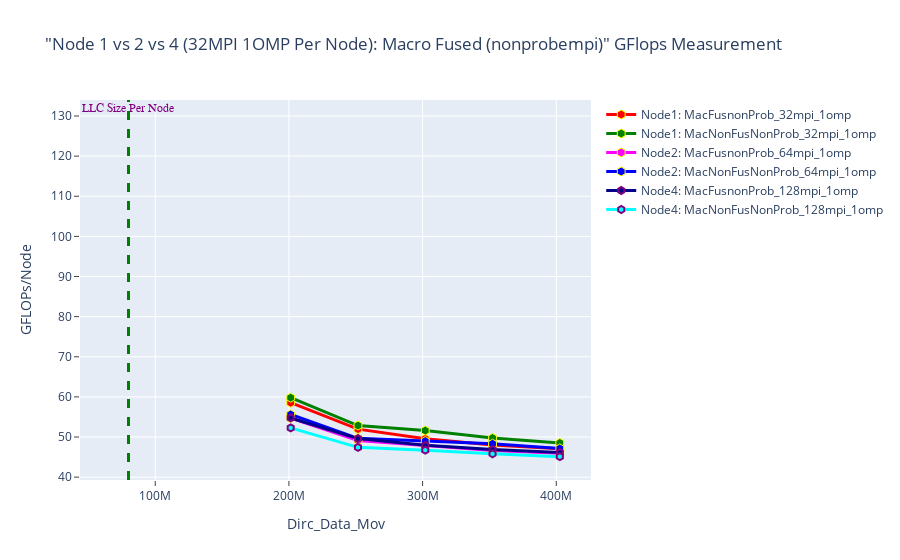

Here is the notebook cell this chart was saved with:
### Markdown cell above
## GFops Macro Fused vs NonFused NonProbmpi: Node1 vs 2 vs 4 (32 mpi 1omp per node)

### Code cell
fig = go.Figure() 

# NODE 1
fig.add_trace(go.Scatter(x=(dfn1MacFusnonProb_32mpi_1omp.Dirc_Data_Mov*(dfn1MacFusnonProb_32mpi_1omp.MPI_size)), 
                         y=(dfn1MacFusnonProb_32mpi_1omp.GFLOPS*(dfn1MacFusnonProb_32mpi_1omp.MPI_size)), 
                         mode='lines+markers', 
                         name='Node1: MacFusnonProb_32mpi_1omp',
                         line=dict(color='red',width=3),
                         marker=dict(symbol='hexagon',size=9, line=dict(color='yellow',width=1))))

fig.add_trace(go.Scatter(x=(dfn1MacNonFusNonProb_32mpi_1omp.Dirc_Data_Mov*(dfn1MacNonFusNonProb_32mpi_1omp.MPI_size)), 
                         y=(dfn1MacNonFusNonProb_32mpi_1omp.GFLOPS*(dfn1MacNonFusNonProb_32mpi_1omp.MPI_size)), 
                         mode='lines+markers', 
                         name='Node1: MacNonFusNonProb_32mpi_1omp',
                         line=dict(color='green',width=3),
                         marker=dict(symbol='hexagon',size=9, line=dict(color='yellow',width=1))))


# NODE 2
fig.add_trace(go.Scatter(x=(dfn2MacFusnonProb_64mpi_1omp.Dirc_Data_Mov*(dfn2MacFusnonProb_64mpi_1omp.MPI_size/2)), 
                         y=(dfn2MacFusnonProb_64mpi_1omp.GFLOPS*(dfn2MacFusnonProb_64mpi_1omp.MPI_size/2)), 
                         mode='lines+markers', 
                         name='Node2: MacFusnonProb_64mpi_1omp',
                         line=dict(color='magenta',width=3),
                         marker=dict(symbol='hexagon',size=9, line=dict(color='yellow',width=1))))

fig.add_trace(go.Scatter(x=(dfn2MacNonFusNonProb_64mpi_1omp.Dirc_Data_Mov*(dfn2MacNonFusNonProb_64mpi_1omp.MPI_size/2)), 
                         y=(dfn2MacNonFusNonProb_64mpi_1omp.GFLOPS*(dfn2MacNonFusNonProb_64mpi_1omp.MPI_size/2)), 
                         mode='lines+markers', 
                         name='Node2: MacNonFusNonProb_64mpi_1omp',
                         line=dict(color='blue',width=3),
                         marker=dict(symbol='hexagon',size=9, line=dict(color='yellow',width=1))))

# NODE 4
fig.add_trace(go.Scatter(x=(dfn4MacFusnonProb_128mpi_1omp.Dirc_Data_Mov*(dfn4MacFusnonProb_128mpi_1omp.MPI_size/4)), 
                         y=(dfn4MacFusnonProb_128mpi_1omp.GFLOPS*(dfn4MacFusnonProb_128mpi_1omp.MPI_size/4)), 
                         mode='lines+markers', 
                         name='Node4: MacFusnonProb_128mpi_1omp',
                         line=dict(color='darkblue',width=3),
                         marker=dict(symbol='hexagon',size=7,line=dict(color='purple',width=2))))

fig.add_trace(go.Scatter(x=(dfn4MacNonFusNonProb_128mpi_1omp.Dirc_Data_Mov*(dfn4MacNonFusNonProb_128mpi_1omp.MPI_size/4)), 
                         y=(dfn4MacNonFusNonProb_128mpi_1omp.GFLOPS*(dfn4MacNonFusNonProb_128mpi_1omp.MPI_size/4)), 
                         mode='lines+markers', 
                         name='Node4: MacNonFusNonProb_128mpi_1omp',
                         line=dict(color='cyan',width=3),
                         marker=dict(symbol='hexagon',size=7,line=dict(color='purple',width=2))))


# Adding a vertical line
fig.add_vline(x=80e6, line_width=3, line_dash="dash", line_color="green")
# fig.add_hline(y=1024, line_width=3, line_dash="dash", line_color="red")

# Add annotation
fig.add_annotation(
    x='80e6'
    , y=130
    , text=f'LLC Size Per Node'
    , yanchor='bottom'
    , showarrow=False
    , arrowhead=1
    , arrowsize=1
    , arrowwidth=2
    , arrowcolor="#636363"
    , ax=-20
    , ay=-30
    , font=dict(size=12, color="purple", family="Sans Serif")
    , align="left"
    ,)

fig.update_layout(title='"Node 1 vs 2 vs 4 (32MPI 1OMP Per Node): Macro Fused (nonprobempi)" GFlops Measurement',
                  xaxis_title='Dirc_Data_Mov', yaxis_title='GFLOPs/Node', 
                  xaxis=dict(ticks="outside"),  
                  yaxis=dict(ticks="outside"))

### Figure 1 — Plotly figure (JSON) as saved in the notebook; plotly's stock layout.template omitted (floating-point values rounded to 4 significant figures)
{"data": [{"line": {"color": "red", "width": 3}, "marker": {"line": {"color": "yellow", "width": 1}, "size": 9, "symbol": "hexagon"}, "mode": "lines+markers", "name": "Node1: MacFusnonProb_32mpi_1omp", "type": "scatter", "x": [201326592, 251658240, 301989888, 352321536, 402653184], "y": [58.55, 51.97, 49.55, 48.01, 47.06]}, {"line": {"color": "green", "width": 3}, "marker": {"line": {"color": "yellow", "width": 1}, "size": 9, "symbol": "hexagon"}, "mode": "lines+markers", "name": "Node1: MacNonFusNonProb_32mpi_1omp", "type": "scatter", "x": [201326592, 251658240, 301989888, 352321536, 402653184], "y": [59.8, 52.87, 51.6, 49.76, 48.53]}, {"line": {"color": "magenta", "width": 3}, "marker": {"line": {"color": "yellow", "width": 1}, "size": 9, "symbol": "hexagon"}, "mode": "lines+markers", "name": "Node2: MacFusnonProb_64mpi_1omp", "type": "scatter", "x": [201326592, 251658240, 301989888, 352321536, 402653184], "y": [54.75, 49.16, 47.89, 46.63, 45.98]}, {"line": {"color": "blue", "width": 3}, "marker": {"line": {"color": "yellow", "width": 1}, "size": 9, "symbol": "hexagon"}, "mode": "lines+markers", "name": "Node2: MacNonFusNonProb_64mpi_1omp", "type": "scatter", "x": [201326592, 251658240, 301989888, 352321536, 402653184], "y": [55.63, 49.67, 48.99, 48.33, 47.15]}, {"line": {"color": "darkblue", "width": 3}, "marker": {"line": {"color": "purple", "width": 2}, "size": 7, "symbol": "hexagon"}, "mode": "lines+markers", "name": "Node4: MacFusnonProb_128mpi_1omp", "type": "scatter", "x": [201326592, 251658240, 301989888, 352321536, 402653184], "y": [54.75, 49.61, 47.94, 46.89, 46.13]}, {"line": {"color": "cyan", "width": 3}, "marker": {"line": {"color": "purple", "width": 2}, "size": 7, "symbol": "hexagon"}, "mode": "lines+markers", "name": "Node4: MacNonFusNonProb_128mpi_1omp", "type": "scatter", "x": [201326592, 251658240, 301989888, 352321536, 402653184], "y": [52.28, 47.43, 46.73, 45.82, 45.12]}], "layout": {"annotations": [{"align": "left", "arrowcolor": "#636363", "arrowhead": 1, "arrowsize": 1, "arrowwidth": 2, "ax": -20, "ay": -30, "font": {"color": "purple", "family": "Sans Serif", "size": 12}, "showarrow": false, "text": "LLC Size Per Node", "x": "80e6", "y": 130, "yanchor": "bottom"}], "shapes": [{"line": {"color": "green", "dash": "dash", "width": 3}, "type": "line", "x0": 80000000, "x1": 80000000, "xref": "x", "y0": 0, "y1": 1, "yref": "y domain"}], "title": {"text": "\"Node 1 vs 2 vs 4 (32MPI 1OMP Per Node): Macro Fused (nonprobempi)\" GFlops Measurement"}, "xaxis": {"ticks": "outside", "title": {"text": "Dirc_Data_Mov"}}, "yaxis": {"ticks": "outside", "title": {"text": "GFLOPs/Node"}}}}
